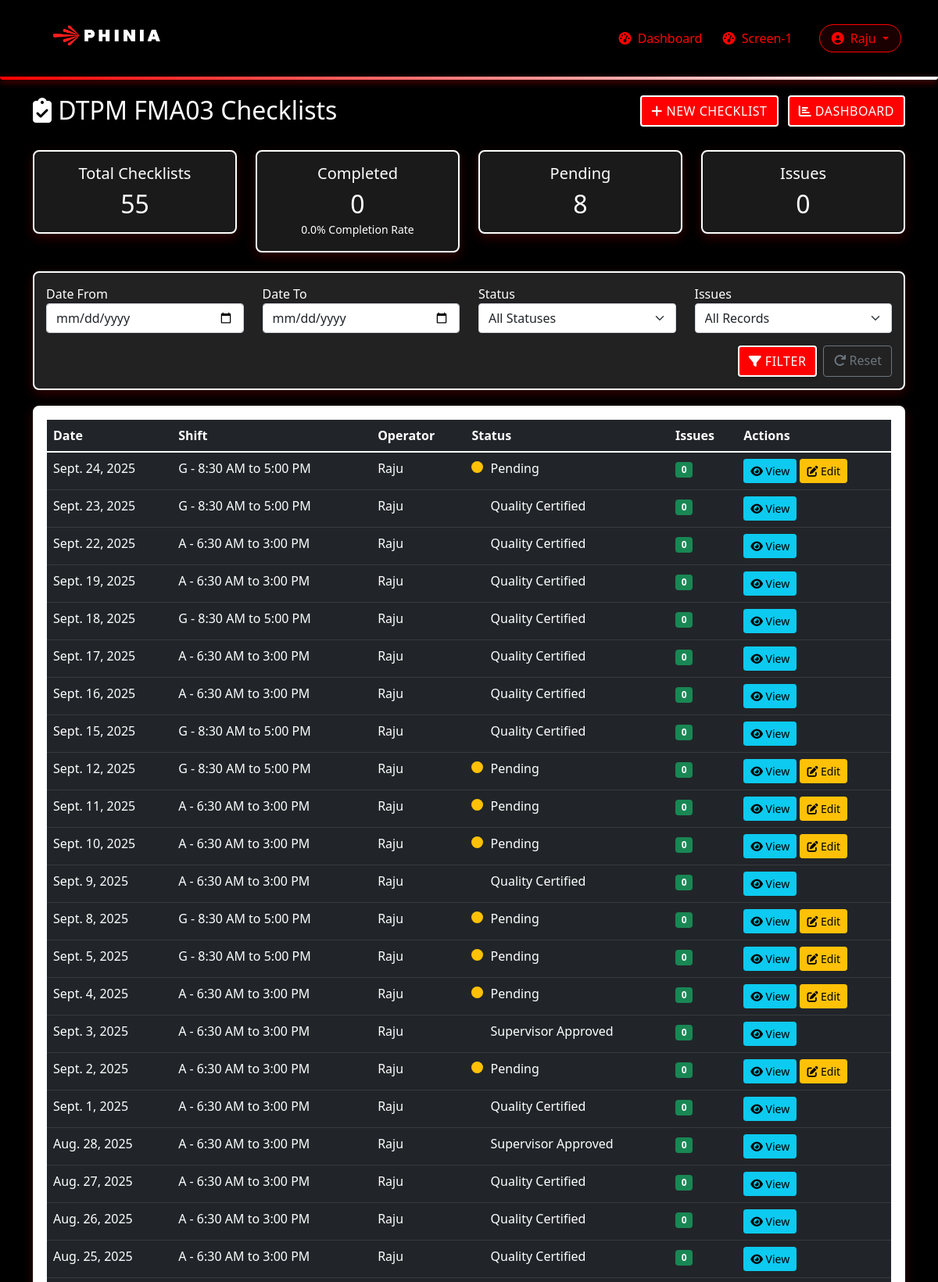
Page /dtpm-new/ (signed in, upper part) on the committed database.
### main/models.py (models this page shows, shortened)
class User(AbstractUser):
    USER_TYPES = (
        ('operator', 'Operator'),
        ('shift_supervisor', 'Shift Supervisor'),
        ('quality_supervisor', 'Quality Supervisor'),
    )
    company_id = models.CharField(max_length=100, blank=True, null=True)
    skill_matrix_level = models.CharField(max_length=200, blank=True, null=True)
    user_type = models.CharField(max_length=20, choices=USER_TYPES)

class DTPMChecklistFMA03New(models.Model):
    STATUS_CHOICES = (
        ('pending', 'Pending'),
        ('supervisor_approved', 'Supervisor Approved'),
        ('quality_certified', 'Quality Certified'),
        ('rejected', 'Rejected'),
        ('quality_rejected', 'Quality Rejected'),
    )
    date = models.DateField()
    shift = models.ForeignKey('Shift', on_delete=models.CASCADE, related_name='dtpm_checklists_new')
    verification_status = models.ForeignKey(
        'DailyVerificationStatus',
        on_delete=models.CASCADE,
        related_name='dtpm_checklists',
        blank=True,
        null=True
    )
    operator = models.ForeignKey('User', on_delete=models.CASCADE, related_name='operated_dtpm_checklists_new')
    supervisor = models.ForeignKey(
        'User',
        on_delete=models.CASCADE,
        related_name='supervised_dtpm_checklists_new',
        null=True,
        blank=True
    )
    status = models.CharField(max_length=20, choices=STATUS_CHOICES, default='pending')
    notes = models.TextField(blank=True, null=True)
    current_model = models.CharField(
        max_length=10,
        choices=[
            ('P703', 'P703'),
            ('U704', 'U704'),
            ('FD', 'FD'),
            ('SA', 'SA'),
            ('Gnome', 'Gnome'),
        ],
        verbose_name="Current Running Model",
        blank=True,
        null=True
    )
    checklist_shift = models.CharField(
        max_length=10,
        choices=[
            ('S1', 'S1 - 6:30 AM to 6:30 PM'),
            ('A', 'A - 6:30 AM to 3:00 PM'),
            ('G', 'G - 8:30 AM to 5:00 PM'),
            ('B', 'B - 3:00 PM to 11:30 PM'),
            ('C', 'C - 11:30 PM to 6:30 AM'),
            ('S2', 'S2 - 6:30 PM to 6:30 AM'),
        ],
        verbose_name="Shift from Checklist",
        blank=True,
        null=True
    )
    created_at = models.DateTimeField(auto_now_add=True)
    updated_at = models.DateTimeField(auto_now=True)
    supervisor_approved_at = models.DateTimeField(null=True, blank=True)
    supervisor_approved_by = models.ForeignKey('User', on_delete=models.SET_NULL, null=True, blank=True,
                                              related_name='dtpm_supervisor_approvals')
    quality_certified_at = models.DateTimeField(null=True, blank=True)
    quality_certified_by = models.ForeignKey('User', on_delete=models.SET_NULL, null=True, blank=True,
                                            related_name='dtpm_quality_certifications')
    quality_comments = models.TextField(blank=True, null=True)
    rejected_at = models.DateTimeField(null=True, blank=True)
    rejected_by = models.ForeignKey('User', on_delete=models.SET_NULL, null=True, blank=True,
                                   related_name='dtpm_rejections')
    quality_rejected_at = models.DateTimeField(null=True, blank=True)
    quality_rejected_by = models.ForeignKey('User', on_delete=models.SET_NULL, null=True, blank=True,
                                          related_name='dtpm_quality_rejections')
    class Meta:
        ordering = ['-date']
        verbose_name = "DTPM Checklist"
        verbose_name_plural = "DTPM Checklists"

### main/views.py (the view)
# urls.py: path('dtpm-new/', views.dtpm_new_list, name='dtpm_new_list'),
@login_required
def dtpm_new_list(request):
    form = DTPMChecklistNewFilterForm(request.GET)
    checklists = DTPMChecklistFMA03New.objects.select_related('shift', 'operator', 'supervisor', 'verification_status')\
        .annotate(issue_count=Count('check_results__issues', distinct=True))
    if form.is_valid():
        data = form.cleaned_data
        if data.get('date_from'):
            checklists = checklists.filter(date__gte=data['date_from'])
        if data.get('date_to'):
            checklists = checklists.filter(date__lte=data['date_to'])
        if data.get('status'):
            checklists = checklists.filter(status=data['status'])
        if data.get('has_issues'):
            if data['has_issues'] == 'yes':
                checklists = checklists.filter(issue_count__gt=0)
            elif data['has_issues'] == 'no':
                checklists = checklists.filter(issue_count=0)
    checklists = checklists.order_by('-date')
    stats = {
        'total': checklists.count(),
        'completed': checklists.filter(status__in=['verified', 'rejected']).count(),
        'pending': checklists.filter(status='pending').count(),
        'issues_count': DTPMIssueNew.objects.filter(
            check_result__checklist__in=checklists
        ).count()
    }
    if stats['total'] > 0:
        stats['completion_percentage'] = (stats['completed'] / stats['total']) * 100
    else:
        stats['completion_percentage'] = 0
    context = {
        'checklists': checklists,
        'filter_form': form,
        'stats': stats,
        'title': 'DTPM FMA03 Checklists'
    }
    return render(request, 'main/dtpm/dtpm_new_list.html', context)

### main/forms.py
class DTPMChecklistNewFilterForm(forms.Form):
    date_from = forms.DateField(
        required=False,
        widget=forms.DateInput(attrs={'type': 'date', 'class': 'form-control'})
    )
    date_to = forms.DateField(
        required=False,
        widget=forms.DateInput(attrs={'type': 'date', 'class': 'form-control'})
    )
    status = forms.ChoiceField(
        choices=[('', 'All Statuses')] + list(DTPMChecklistFMA03New.STATUS_CHOICES),
        required=False,
        widget=forms.Select(attrs={'class': 'form-control'})
    )
    has_issues = forms.ChoiceField(
        choices=[
            ('', 'All Records'),
            ('yes', 'Has Issues'),
            ('no', 'No Issues'),
        ],
        required=False,
        widget=forms.Select(attrs={'class': 'form-control'})
    )

### main/templates/main/dtpm/dtpm_new_list.html (shortened to what this page needs)
{% extends 'main/base.html' %}
{% load static %}
{% block content %}
<div class="row mb-4">
    <div class="col-md-8">
        <h2><i class="fas fa-clipboard-check"></i> DTPM FMA03 Checklists</h2>
    </div>
    <div class="col-md-4 text-end">
        <a href="{% url 'dtpm_checklist_create' %}" class="btn btn-primary">
            <i class="fas fa-plus"></i> New Checklist
        </a>
        <a href="{% url 'dtpm_new_dashboard' %}" class="btn btn-primary ms-2">
            <i class="fas fa-chart-bar"></i> Dashboard
        </a>
    </div>
</div>
<div class="row mb-4">
    <div class="col-md-3">
        <div class="card dashboard-card">
            <div class="card-body text-center">
                <h5 class="card-title">Total Checklists</h5>
                <h2 class="mb-0">{{ stats.total }}</h2>
            </div>
        </div>
    </div>
    <div class="col-md-3">
        <div class="card dashboard-card">
            <div class="card-body text-center">
                <h5 class="card-title">Completed</h5>
                <h2 class="mb-0">{{ stats.completed }}</h2>
                <small>{{ stats.completion_percentage|floatformat:1 }}% Completion Rate</small>
            </div>
        </div>
    </div>
    <div class="col-md-3">
        <div class="card dashboard-card">
            <div class="card-body text-center">
                <h5 class="card-title">Pending</h5>
                <h2 class="mb-0">{{ stats.pending }}</h2>
            </div>
        </div>
    </div>
    <div class="col-md-3">
        <div class="card dashboard-card">
            <div class="card-body text-center">
                <h5 class="card-title">Issues</h5>
                <h2 class="mb-0">{{ stats.issues_count }}</h2>
            </div>
        </div>
    </div>
</div>
<div class="card filter-form">
    <form method="get" action="">
        <div class="row">
            <div class="col-md-3">
                <div class="mb-3">
                    <label for="date_from">Date From</label>
                    <input type="date" class="form-control" id="date_from" name="date_from" value="{{ filter_form.date_from.value|default:'' }}">
                </div>
            </div>
            <div class="col-md-3">
                <div class="mb-3">
                    <label for="date_to">Date To</label>
                    <input type="date" class="form-control" id="date_to" name="date_to" value="{{ filter_form.date_to.value|default:'' }}">
                </div>
            </div>
            <div class="col-md-3">
                <div class="mb-3">
                    <label for="status">Status</label>
                    <select class="form-select" id="status" name="status">
                        <option value="">All Statuses</option>
                    </select>
                </div>
            </div>
            <div class="col-md-3">
                <div class="mb-3">
                    <label for="has_issues">Issues</label>
                    <select class="form-select" id="has_issues" name="has_issues">
                        <option value="">All Records</option>
                    </select>
                </div>
            </div>
        </div>
        <div class="d-flex justify-content-end">
            <button type="submit" class="btn btn-primary">
                <i class="fas fa-filter"></i> Filter
            </button>
            <a href="{% url 'dtpm_new_list' %}" class="btn btn-outline-secondary ms-2">
                <i class="fas fa-redo"></i> Reset
            </a>
        </div>
    </form>
</div>
<div class="card">
    <div class="card-body">
        <div class="table-responsive">
            <table class="table table-dark table-hover">
                <thead>
                    <tr>
                        <th>Date</th>
                        <th>Shift</th>
                        <th>Operator</th>
                        <th>Status</th>
                        <th>Issues</th>
                        <th>Actions</th>
                    </tr>
                </thead>
                <tbody>
                    {% for checklist in checklists %}
                    <tr>
                        <td>{{ checklist.date }}</td>
                        <td>{{ checklist.get_checklist_shift_display  }}</td>
                        <td>{{ checklist.operator.username }}</td>
                        <td>
                            <span class="status-indicator status-{{ checklist.status }}"></span>
                            {{ checklist.get_status_display }}
                        </td>
                        <td>
                            {% if checklist.issue_count > 0 %}
                            <span class="badge bg-danger">{{ checklist.issue_count }}</span>
                            {% else %}
                            <span class="badge bg-success">0</span>
                            {% endif %}
                        </td>
                        <td>
                            <a href="{% url 'dtpm_new_detail' pk=checklist.id %}" class="btn btn-sm btn-info">
                                <i class="fas fa-eye"></i> View
                            </a>
                            {% if checklist.status == 'pending' and request.user == checklist.operator %}
                            <a href="{% url 'dtpm_new_edit_checks' pk=checklist.id %}" class="btn btn-sm btn-warning">
                                <i class="fas fa-edit"></i> Edit
                            </a>
                            {% endif %}
                        </td>
                    </tr>
                    {% empty %}
                    <tr>
                        <td colspan="6" class="text-center">No checklists found.</td>
                    </tr>
                    {% endfor %}
                </tbody>
            </table>
        </div>
    </div>
</div>
{% endblock %}

### main/templates/main/base.html (shortened to what this page needs)
{% load static %}
<!DOCTYPE html>
<html lang="en">
<head>
    <link rel="stylesheet" href="{% static 'css/bootstrap.min.css' %}" />
    <link rel="stylesheet" href="{% static 'css/all.min1.css' %}" />
    <link rel="stylesheet" href="{% static 'css/all.min2.css' %}" />
    {% load static %}
</head>
<body>
    <nav class="navbar navbar-expand-lg navbar-dark">
        <div class="container navbar-container">
            <a class="navbar-brand" href="{% url 'dashboard' %}">
                <img src="{% static 'images/image2.png' %}" alt="Phinia Logo" height="68">
            </a>
            {% if user.is_authenticated %}
            <div class="collapse navbar-collapse justify-content-end" id="navbarNav">
                <ul class="navbar-nav align-items-center">
                    <li class="nav-item">
                        <a class="nav-link {% if request.resolver_match.url_name == 'dashboard' %}active{% endif %}"
                           href="{% url 'dashboard' %}">
                           <i class="fas fa-tachometer-alt me-1"></i> Dashboard
                        </a>
                    </li>
                    <li class="nav-item">
                        <a class="nav-link" href="{% url 'station_media_slider' station_id=1 %}">
                            <i class="fas fa-tachometer-alt me-1"></i> Screen-1
                        </a>
                    </li>
                    <li class="nav-item dropdown ms-3">
                        <a class="nav-link dropdown-toggle" href="#" id="userDropdown" role="button"
                           data-bs-toggle="dropdown" aria-expanded="false"
                           style="border: 1px solid #ff0000; border-radius: 20px; padding: 5px 15px; background: rgba(255,0,0,0.1);">
                            <i class="fas fa-user-circle me-1"></i> {{ user.username }}
                        </a>
                    </li>
                </ul>
            </div>
            {% endif %}
        </div>
    </nav>
    <div class="container mt-4">
        {% block content %}{% endblock %}
    </div>
</body>
</html>

### static/css/all.min1.css (style rules this page uses)
.fa,.fab,.fad,.fal,.far,.fas { -moz-osx-font-smoothing:grayscale;-webkit-font-smoothing:antialiased;display:inline-block;font-style:normal;font-variant:normal;text-rendering:auto;line-height:1 }
.fa-chart-bar:before { content:"\f080" }
.fa-clipboard-check:before { content:"\f46c" }
.fa-edit:before { content:"\f044" }
.fa-eye:before { content:"\f06e" }
.fa-filter:before { content:"\f0b0" }
.fa-plus:before { content:"\f067" }
.fa-redo:before { content:"\f01e" }
.fa-tachometer-alt:before { content:"\f3fd" }
.fa-user-circle:before { content:"\f2bd" }

### main/templates/main/dtpm/dtpm_new_list.html (style rules this page uses)
.status-indicator { width: 15px; height: 15px; border-radius: 50%; display: inline-block; margin-right: 5px; }
.status-pending { background-color: #ffc107; }
.dashboard-card { background-color: #1a1a1a; border: 1px solid #333; border-radius: 10px; transition: all 0.3s; }
.filter-form { background-color: #222; border-radius: 10px; padding: 15px; margin-bottom: 20px; }

### main/templates/main/base.html (style rules this page uses)
body { background-color: black; color: #ffffff; font-family: 'Segoe UI', Tahoma, Geneva, Verdana, sans-serif; }
.navbar { background-color: #000000; position: relative; padding: 10px 0; border-bottom: none; margin-bottom: 8px; }
.navbar::after { content: ''; position: absolute; bottom: -4px; left: 0; width: 100%; height: 4px; background: linear-gradient(90deg, #ff0000, #ffffff, #ff0000); background-size: 200% 100%; border-radius: 10px 10px 80px 80px !important; box-shadow: 0 3px 8px rgba(255, 0, 0, 0.5); animation: borderSlide 4s infinite alternate; }
.navbar-brand img { transition: transform 0.3s; }
.navbar-container { position: relative; z-index: 10; }
.navbar-nav .nav-link { color: #ff0000 !important; font-weight: 500; padding: 8px 15px; margin: 0 5px; border-radius: 8px; transition: all 0.3s; position: relative; overflow: hidden; }
.navbar-nav .nav-link::before { content: ''; position: absolute; bottom: 0; left: 50%; width: 0; height: 2px; background-color: #ffffff; transform: translateX(-50%); transition: width 0.3s ease; }
.btn-primary { background-color: #ff0000 !important; border-color: #ffffff !important; border-width: 2px; font-weight: 500; text-transform: uppercase; letter-spacing: 0.5px; box-shadow: 0 2px 5px rgba(0, 0, 0, 0.2); transition: all 0.3s; }
.card { border: 2px solid #ffffff; border-radius: 8px; overflow: hidden; box-shadow: 0 5px 15px rgba(255, 0, 0, 0.2); }
td { color:white !important }

### rows in the picture
User: username "Raju"
DTPMChecklistFMA03New: date "Sept. 24, 2025", checklist_shift "G - 8:30 AM to 5:00 PM", operator.username "Raju", status "Pending", shows "Edit"
DTPMChecklistFMA03New: date "Sept. 23, 2025", checklist_shift "G - 8:30 AM to 5:00 PM", operator.username "Raju", status "Quality Certified"
DTPMChecklistFMA03New: date "Sept. 22, 2025", checklist_shift "A - 6:30 AM to 3:00 PM", operator.username "Raju", status "Quality Certified"
DTPMChecklistFMA03New: date "Sept. 19, 2025", checklist_shift "A - 6:30 AM to 3:00 PM", operator.username "Raju", status "Quality Certified"
DTPMChecklistFMA03New: date "Sept. 18, 2025", checklist_shift "G - 8:30 AM to 5:00 PM", operator.username "Raju", status "Quality Certified"
DTPMChecklistFMA03New: date "Sept. 17, 2025", checklist_shift "A - 6:30 AM to 3:00 PM", operator.username "Raju", status "Quality Certified"
DTPMChecklistFMA03New: date "Sept. 16, 2025", checklist_shift "A - 6:30 AM to 3:00 PM", operator.username "Raju", status "Quality Certified"
DTPMChecklistFMA03New: date "Sept. 15, 2025", checklist_shift "G - 8:30 AM to 5:00 PM", operator.username "Raju", status "Quality Certified"
DTPMChecklistFMA03New: date "Sept. 12, 2025", checklist_shift "G - 8:30 AM to 5:00 PM", operator.username "Raju", status "Pending", shows "Edit"
DTPMChecklistFMA03New: date "Sept. 11, 2025", checklist_shift "A - 6:30 AM to 3:00 PM", operator.username "Raju", status "Pending", shows "Edit"
DTPMChecklistFMA03New: date "Sept. 10, 2025", checklist_shift "A - 6:30 AM to 3:00 PM", operator.username "Raju", status "Pending", shows "Edit"
DTPMChecklistFMA03New: date "Sept. 9, 2025", checklist_shift "A - 6:30 AM to 3:00 PM", operator.username "Raju", status "Quality Certified"
DTPMChecklistFMA03New: date "Sept. 8, 2025", checklist_shift "G - 8:30 AM to 5:00 PM", operator.username "Raju", status "Pending", shows "Edit"
DTPMChecklistFMA03New: date "Sept. 5, 2025", checklist_shift "G - 8:30 AM to 5:00 PM", operator.username "Raju", status "Pending", shows "Edit"
DTPMChecklistFMA03New: date "Sept. 4, 2025", checklist_shift "A - 6:30 AM to 3:00 PM", operator.username "Raju", status "Pending", shows "Edit"
DTPMChecklistFMA03New: date "Sept. 3, 2025", checklist_shift "A - 6:30 AM to 3:00 PM", operator.username "Raju", status "Supervisor Approved"
DTPMChecklistFMA03New: date "Sept. 2, 2025", checklist_shift "A - 6:30 AM to 3:00 PM", operator.username "Raju", status "Pending", shows "Edit"
DTPMChecklistFMA03New: date "Sept. 1, 2025", checklist_shift "A - 6:30 AM to 3:00 PM", operator.username "Raju", status "Quality Certified"
DTPMChecklistFMA03New: date "Aug. 28, 2025", checklist_shift "A - 6:30 AM to 3:00 PM", operator.username "Raju", status "Supervisor Approved"
DTPMChecklistFMA03New: date "Aug. 27, 2025", checklist_shift "A - 6:30 AM to 3:00 PM", operator.username "Raju", status "Quality Certified"
DTPMChecklistFMA03New: date "Aug. 26, 2025", checklist_shift "A - 6:30 AM to 3:00 PM", operator.username "Raju", status "Quality Certified"
DTPMChecklistFMA03New: date "Aug. 25, 2025", checklist_shift "A - 6:30 AM to 3:00 PM", operator.username "Raju", status "Quality Certified"

### other values in the picture
{{ stats.total }} "55"
{{ stats.completed }} "0"
{{ stats.completion_percentage|floatformat:1 }} "0.0"
{{ stats.pending }} "8"
{{ stats.issues_count }} "0"
